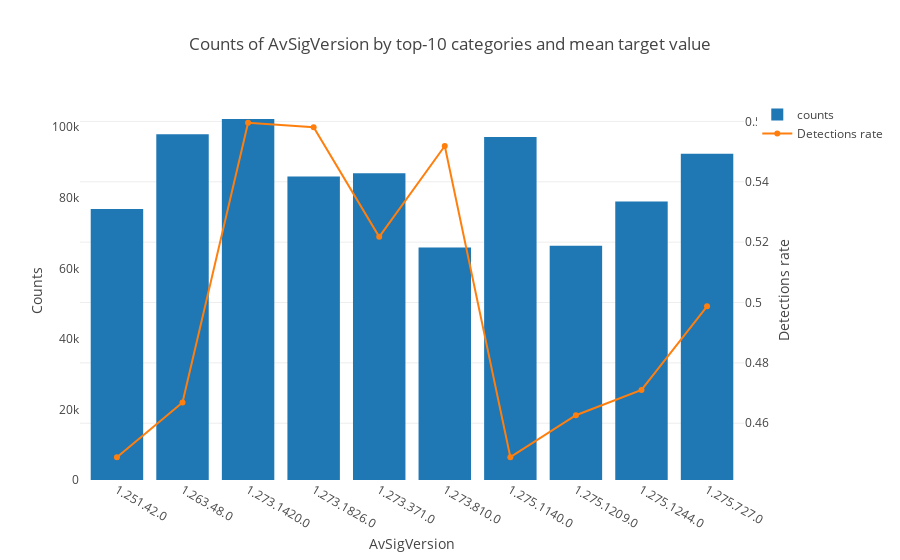

Notebook cell for this chart:
### Markdown cell above
### AvSigVersion

### Code cell
plot_categorical_feature('AvSigVersion')

### Figure 1 — Plotly figure (JSON) as saved in the notebook; plotly's stock layout.template omitted (floating-point values rounded to 4 significant figures)
{"data": [{"name": "counts", "type": "bar", "uid": "1dc701eb-1358-4d6f-b586-a8c7bddd9db4", "x": ["1.251.42.0", "1.263.48.0", "1.273.1420.0", "1.273.1826.0", "1.273.371.0", "1.273.810.0", "1.275.1140.0", "1.275.1209.0", "1.275.1244.0", "1.275.727.0"], "y": [76837, 98024, 102317, 86013, 86967, 65895, 97232, 66393, 78902, 92448]}, {"name": "Detections rate", "type": "scatter", "uid": "96279934-5d01-4cee-accc-fc1263e1b89c", "x": ["1.251.42.0", "1.263.48.0", "1.273.1420.0", "1.273.1826.0", "1.273.371.0", "1.273.810.0", "1.275.1140.0", "1.275.1209.0", "1.275.1244.0", "1.275.727.0"], "y": [0.4487, 0.4669, 0.5596, 0.5581, 0.5217, 0.5519, 0.4487, 0.4627, 0.471, 0.4987], "yaxis": "y2"}], "layout": {"legend": {"orientation": "v"}, "title": {"text": "Counts of AvSigVersion by top-10 categories and mean target value"}, "xaxis": {"showgrid": false, "showline": false, "title": {"text": "AvSigVersion"}, "zeroline": false}, "yaxis": {"showgrid": false, "showline": false, "title": {"text": "Counts"}, "zeroline": false}, "yaxis2": {"overlaying": "y", "side": "right", "title": {"text": "Detections rate"}}}}
